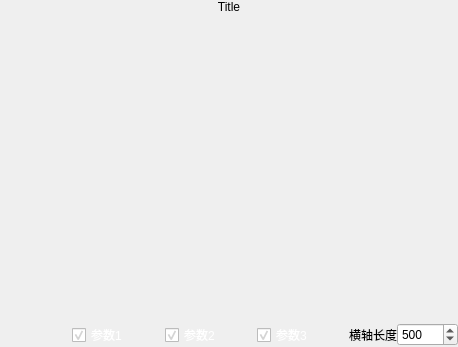
<?xml version="1.0" encoding="UTF-8"?>
<ui version="4.0">
 <class>WaveformWidget</class>
 <widget class="QWidget" name="WaveformWidget">
  <property name="geometry">
   <rect>
    <x>0</x>
    <y>0</y>
    <width>458</width>
    <height>347</height>
   </rect>
  </property>
  <property name="windowTitle">
   <string>Form</string>
  </property>
  <property name="styleSheet">
   <string notr="true"/>
  </property>
  <layout class="QVBoxLayout" name="verticalLayout" stretch="1,115,1">
   <property name="spacing">
    <number>0</number>
   </property>
   <property name="leftMargin">
    <number>0</number>
   </property>
   <property name="topMargin">
    <number>0</number>
   </property>
   <property name="rightMargin">
    <number>0</number>
   </property>
   <property name="bottomMargin">
    <number>0</number>
   </property>
   <item>
    <widget class="QLabel" name="waveformTitle">
     <property name="text">
      <string>Title</string>
     </property>
     <property name="textFormat">
      <enum>Qt::AutoText</enum>
     </property>
     <property name="scaledContents">
      <bool>false</bool>
     </property>
     <property name="alignment">
      <set>Qt::AlignCenter</set>
     </property>
     <property name="margin">
      <number>6</number>
     </property>
     <property name="indent">
      <number>-1</number>
     </property>
     <property name="textInteractionFlags">
      <set>Qt::TextEditable|Qt::TextSelectableByMouse</set>
     </property>
    </widget>
   </item>
   <item>
    <widget class="QWidget" name="widget" native="true"/>
   </item>
   <item>
    <layout class="QHBoxLayout" name="checkBoxLayout" stretch="2,1,1,1,1,1,1,1,1">
     <item>
      <spacer name="horizontalSpacer">
       <property name="orientation">
        <enum>Qt::Horizontal</enum>
       </property>
       <property name="sizeHint" stdset="0">
        <size>
         <width>0</width>
         <height>20</height>
        </size>
       </property>
      </spacer>
     </item>
     <item>
      <widget class="QCheckBox" name="firstCheckBox">
       <property name="styleSheet">
        <string notr="true">color: rgb(255, 255, 255);</string>
       </property>
       <property name="text">
        <string>参数1</string>
       </property>
       <property name="checked">
        <bool>true</bool>
       </property>
      </widget>
     </item>
     <item>
      <spacer name="horizontalSpacer_3">
       <property name="orientation">
        <enum>Qt::Horizontal</enum>
       </property>
       <property name="sizeHint" stdset="0">
        <size>
         <width>40</width>
         <height>20</height>
        </size>
       </property>
      </spacer>
     </item>
     <item>
      <widget class="QCheckBox" name="secondCheckBox">
       <property name="styleSheet">
        <string notr="true">color: rgb(255, 255, 255);</string>
       </property>
       <property name="text">
        <string>参数2</string>
       </property>
       <property name="checked">
        <bool>true</bool>
       </property>
      </widget>
     </item>
     <item>
      <spacer name="horizontalSpacer_4">
       <property name="orientation">
        <enum>Qt::Horizontal</enum>
       </property>
       <property name="sizeHint" stdset="0">
        <size>
         <width>40</width>
         <height>20</height>
        </size>
       </property>
      </spacer>
     </item>
     <item>
      <widget class="QCheckBox" name="thirdCheckBox">
       <property name="styleSheet">
        <string notr="true">color: rgb(255, 255, 255);</string>
       </property>
       <property name="text">
        <string>参数3</string>
       </property>
       <property name="checked">
        <bool>true</bool>
       </property>
      </widget>
     </item>
     <item>
      <spacer name="horizontalSpacer_2">
       <property name="orientation">
        <enum>Qt::Horizontal</enum>
       </property>
       <property name="sizeHint" stdset="0">
        <size>
         <width>40</width>
         <height>20</height>
        </size>
       </property>
      </spacer>
     </item>
     <item>
      <widget class="QLabel" name="label">
       <property name="text">
        <string>横轴长度</string>
       </property>
      </widget>
     </item>
     <item>
      <widget class="QSpinBox" name="xRangeSpinBox">
       <property name="minimum">
        <number>1</number>
       </property>
       <property name="maximum">
        <number>20000</number>
       </property>
       <property name="singleStep">
        <number>100</number>
       </property>
       <property name="value">
        <number>500</number>
       </property>
      </widget>
     </item>
    </layout>
   </item>
  </layout>
 </widget>
 <resources/>
 <connections/>
</ui>
